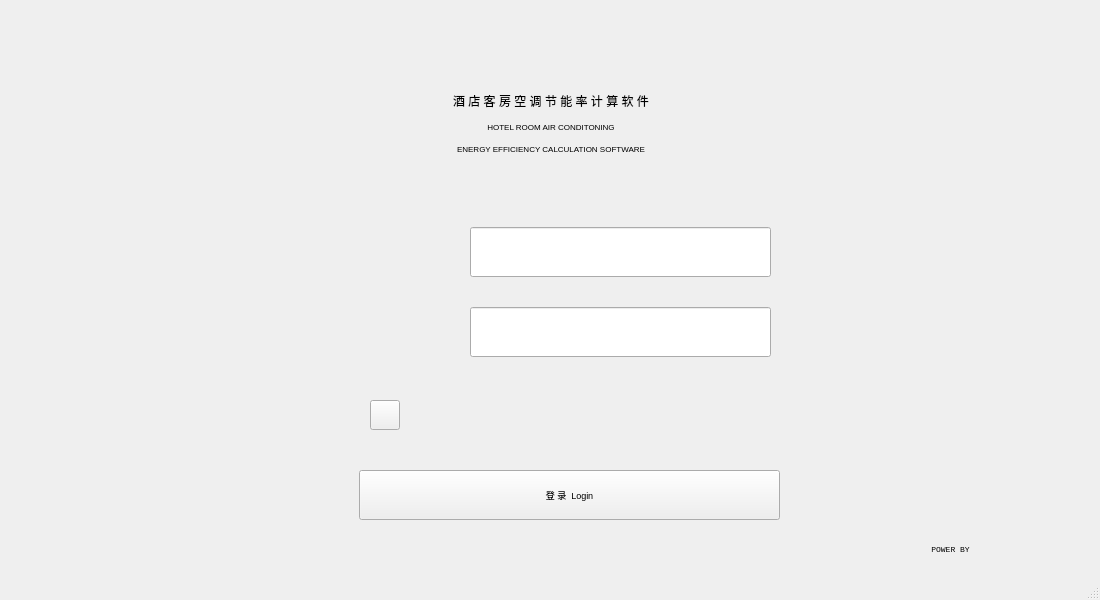
<?xml version="1.0" encoding="UTF-8"?>
<ui version="4.0">
 <class>LoginWindow</class>
 <widget class="QMainWindow" name="LoginWindow">
  <property name="geometry">
   <rect>
    <x>0</x>
    <y>0</y>
    <width>1100</width>
    <height>600</height>
   </rect>
  </property>
  <property name="minimumSize">
   <size>
    <width>1100</width>
    <height>600</height>
   </size>
  </property>
  <property name="maximumSize">
   <size>
    <width>1100</width>
    <height>600</height>
   </size>
  </property>
  <property name="windowTitle">
   <string>MainWindow</string>
  </property>
  <widget class="QWidget" name="centralwidget">
   <property name="minimumSize">
    <size>
     <width>0</width>
     <height>600</height>
    </size>
   </property>
   <property name="maximumSize">
    <size>
     <width>16777215</width>
     <height>600</height>
    </size>
   </property>
   <widget class="QLabel" name="title">
    <property name="geometry">
     <rect>
      <x>1</x>
      <y>63</y>
      <width>1100</width>
      <height>121</height>
     </rect>
    </property>
    <property name="text">
     <string>&lt;html&gt;&lt;head/&gt;&lt;body&gt;&lt;p align=&quot;center&quot;&gt;酒 店 客 房 空 调 节 能 率 计 算 软 件&lt;/p&gt;&lt;p align=&quot;center&quot;&gt;&lt;span style=&quot; font-family:'consolas'; font-size:6pt;&quot;&gt;HOTEL ROOM AIR CONDITONING&lt;/span&gt;&lt;/p&gt;&lt;p align=&quot;center&quot;&gt;&lt;span style=&quot; font-family:'consolas'; font-size:6pt;&quot;&gt;ENERGY EFFICIENCY CALCULATION SOFTWARE&lt;/span&gt;&lt;/p&gt;&lt;/body&gt;&lt;/html&gt;</string>
    </property>
    <property name="alignment">
     <set>Qt::AlignCenter</set>
    </property>
    <property name="indent">
     <number>0</number>
    </property>
   </widget>
   <widget class="QPushButton" name="btn_login">
    <property name="geometry">
     <rect>
      <x>359</x>
      <y>470</y>
      <width>421</width>
      <height>50</height>
     </rect>
    </property>
    <property name="font">
     <font>
      <pointsize>7</pointsize>
     </font>
    </property>
    <property name="styleSheet">
     <string notr="true"/>
    </property>
    <property name="text">
     <string>登 录  Login</string>
    </property>
   </widget>
   <widget class="QLabel" name="lab_plus">
    <property name="geometry">
     <rect>
      <x>1002</x>
      <y>530</y>
      <width>51</width>
      <height>41</height>
     </rect>
    </property>
    <property name="toolTip">
     <string>&lt;html&gt;&lt;head/&gt;&lt;body&gt;&lt;p&gt;EnergyPlus是由美国能源部出资，由美国可再生能源能源实验室及多个能源部国家实验室，研究机构和公司共同开发的一款全楼宇用能模拟软件；可供使用者进行建筑能耗和用水模拟。&lt;/p&gt;&lt;/body&gt;&lt;/html&gt;</string>
    </property>
    <property name="text">
     <string/>
    </property>
    <property name="pixmap">
     <pixmap resource="../res.qrc">:/res/icons/ep.png</pixmap>
    </property>
    <property name="scaledContents">
     <bool>true</bool>
    </property>
   </widget>
   <widget class="QLabel" name="lab_pb">
    <property name="geometry">
     <rect>
      <x>910</x>
      <y>530</y>
      <width>81</width>
      <height>41</height>
     </rect>
    </property>
    <property name="font">
     <font>
      <pointsize>6</pointsize>
     </font>
    </property>
    <property name="text">
     <string>&lt;html&gt;&lt;head/&gt;&lt;body&gt;&lt;p align=&quot;center&quot; style=&quot;font-family: consolas&quot;&gt;POWER BY&lt;/p&gt;&lt;/body&gt;&lt;/html&gt;</string>
    </property>
    <property name="alignment">
     <set>Qt::AlignRight|Qt::AlignTrailing|Qt::AlignVCenter</set>
    </property>
   </widget>
   <widget class="QLineEdit" name="edit_user_name">
    <property name="geometry">
     <rect>
      <x>470</x>
      <y>227</y>
      <width>301</width>
      <height>50</height>
     </rect>
    </property>
    <property name="font">
     <font>
      <kerning>false</kerning>
     </font>
    </property>
    <property name="alignment">
     <set>Qt::AlignLeading|Qt::AlignLeft|Qt::AlignVCenter</set>
    </property>
   </widget>
   <widget class="QLineEdit" name="edit_password">
    <property name="geometry">
     <rect>
      <x>470</x>
      <y>307</y>
      <width>301</width>
      <height>50</height>
     </rect>
    </property>
    <property name="font">
     <font>
      <kerning>false</kerning>
     </font>
    </property>
    <property name="echoMode">
     <enum>QLineEdit::Password</enum>
    </property>
    <property name="cursorPosition">
     <number>0</number>
    </property>
    <property name="alignment">
     <set>Qt::AlignLeading|Qt::AlignLeft|Qt::AlignVCenter</set>
    </property>
   </widget>
   <widget class="QLabel" name="lab_user_name">
    <property name="enabled">
     <bool>true</bool>
    </property>
    <property name="geometry">
     <rect>
      <x>350</x>
      <y>227</y>
      <width>431</width>
      <height>61</height>
     </rect>
    </property>
    <property name="text">
     <string/>
    </property>
    <property name="pixmap">
     <pixmap resource="../res.qrc">:/res/icons/account.png</pixmap>
    </property>
   </widget>
   <widget class="QLabel" name="lab_password">
    <property name="geometry">
     <rect>
      <x>350</x>
      <y>307</y>
      <width>431</width>
      <height>61</height>
     </rect>
    </property>
    <property name="text">
     <string/>
    </property>
    <property name="pixmap">
     <pixmap resource="../res.qrc">:/res/icons/password.png</pixmap>
    </property>
   </widget>
   <widget class="QLabel" name="lab_rem">
    <property name="geometry">
     <rect>
      <x>410</x>
      <y>397</y>
      <width>211</width>
      <height>51</height>
     </rect>
    </property>
    <property name="text">
     <string/>
    </property>
    <property name="pixmap">
     <pixmap resource="../res.qrc">:/res/icons/rem.png</pixmap>
    </property>
    <property name="scaledContents">
     <bool>false</bool>
    </property>
   </widget>
   <widget class="QPushButton" name="btn_check">
    <property name="geometry">
     <rect>
      <x>370</x>
      <y>400</y>
      <width>30</width>
      <height>30</height>
     </rect>
    </property>
    <property name="text">
     <string/>
    </property>
    <property name="icon">
     <iconset resource="../res.qrc">
      <normaloff>:/res/icons/checkbox-on.png</normaloff>:/res/icons/checkbox-on.png</iconset>
    </property>
   </widget>
   <zorder>lab_password</zorder>
   <zorder>lab_user_name</zorder>
   <zorder>title</zorder>
   <zorder>btn_login</zorder>
   <zorder>lab_plus</zorder>
   <zorder>lab_pb</zorder>
   <zorder>edit_user_name</zorder>
   <zorder>edit_password</zorder>
   <zorder>lab_rem</zorder>
   <zorder>btn_check</zorder>
  </widget>
  <widget class="QStatusBar" name="statusbar"/>
 </widget>
 <resources>
  <include location="../res.qrc"/>
 </resources>
 <connections/>
</ui>
